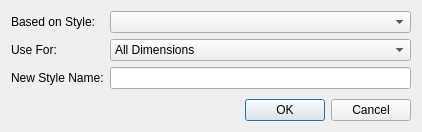
<?xml version="1.0" encoding="UTF-8"?>
<ui version="4.0">
 <class>LC_DlgNewDimStyle</class>
 <widget class="QDialog" name="LC_DlgNewDimStyle">
  <property name="geometry">
   <rect>
    <x>0</x>
    <y>0</y>
    <width>422</width>
    <height>132</height>
   </rect>
  </property>
  <property name="windowTitle">
   <string>New Dimension Style</string>
  </property>
  <layout class="QGridLayout" name="gridLayout">
   <item row="2" column="0">
    <widget class="QLabel" name="lblUseFor">
     <property name="text">
      <string>Use For:</string>
     </property>
     <property name="buddy">
      <cstring>cbUseFor</cstring>
     </property>
    </widget>
   </item>
   <item row="2" column="1">
    <widget class="QComboBox" name="cbUseFor">
     <property name="toolTip">
      <string>Defines which type of dimensions are controlled by this style.</string>
     </property>
     <item>
      <property name="text">
       <string>All Dimensions</string>
      </property>
     </item>
     <item>
      <property name="text">
       <string>Linear Dimensions</string>
      </property>
     </item>
     <item>
      <property name="text">
       <string>Angular Dimensions</string>
      </property>
     </item>
     <item>
      <property name="text">
       <string>Radius Dimensions</string>
      </property>
     </item>
     <item>
      <property name="text">
       <string>Diameter Dimensions</string>
      </property>
     </item>
     <item>
      <property name="text">
       <string>Ordinate Dimensions</string>
      </property>
     </item>
     <item>
      <property name="text">
       <string>Leader And Tolerances</string>
      </property>
     </item>
    </widget>
   </item>
   <item row="4" column="0">
    <spacer name="verticalSpacer">
     <property name="orientation">
      <enum>Qt::Vertical</enum>
     </property>
     <property name="sizeHint" stdset="0">
      <size>
       <width>0</width>
       <height>0</height>
      </size>
     </property>
    </spacer>
   </item>
   <item row="5" column="0" colspan="2">
    <widget class="QDialogButtonBox" name="buttonBox">
     <property name="orientation">
      <enum>Qt::Horizontal</enum>
     </property>
     <property name="standardButtons">
      <set>QDialogButtonBox::Cancel|QDialogButtonBox::Ok</set>
     </property>
    </widget>
   </item>
   <item row="1" column="0">
    <widget class="QLabel" name="lblBasedOn">
     <property name="text">
      <string>Based on Style:</string>
     </property>
     <property name="buddy">
      <cstring>cbBasedOnStyle</cstring>
     </property>
    </widget>
   </item>
   <item row="1" column="1">
    <widget class="QComboBox" name="cbBasedOnStyle">
     <property name="toolTip">
      <string>Existing dimension style which new style is based on</string>
     </property>
    </widget>
   </item>
   <item row="3" column="0">
    <widget class="QLabel" name="label">
     <property name="text">
      <string>New Style Name:</string>
     </property>
     <property name="buddy">
      <cstring>leStyleName</cstring>
     </property>
    </widget>
   </item>
   <item row="3" column="1">
    <widget class="QLineEdit" name="leStyleName">
     <property name="minimumSize">
      <size>
       <width>250</width>
       <height>0</height>
      </size>
     </property>
     <property name="toolTip">
      <string>Name of new dimension style</string>
     </property>
    </widget>
   </item>
  </layout>
 </widget>
 <tabstops>
  <tabstop>cbBasedOnStyle</tabstop>
  <tabstop>cbUseFor</tabstop>
  <tabstop>leStyleName</tabstop>
 </tabstops>
 <resources/>
 <connections/>
</ui>
